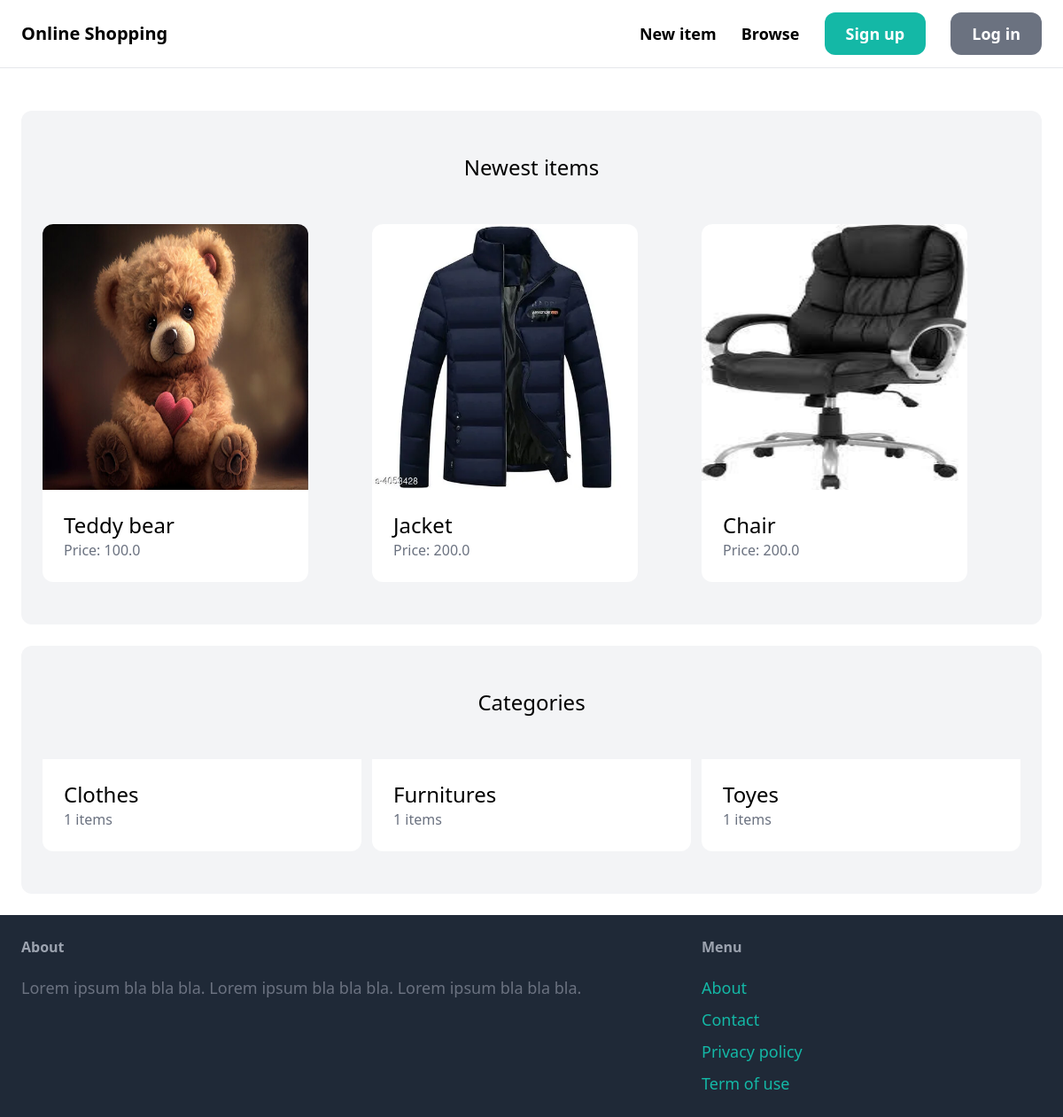
The page / on the database its author committed.
### item/models.py (models this page shows, shortened)
class Item(models.Model):
    category = models.ForeignKey(Category, related_name='items', on_delete=models.CASCADE)
    name = models.CharField(max_length=255)
    description = models.TextField(blank=True, null=True)
    price = models.FloatField()
    image = models.ImageField(upload_to='item_images', blank=True, null=True)
    is_sold = models.BooleanField(default=False)
    created_by = models.ForeignKey(User, related_name='items', on_delete=models.CASCADE)
    created_at = models.DateTimeField(auto_now_add=True)

class Category(models.Model):
    name = models.CharField(max_length=255)
    class Meta:
        ordering = ('name',)
        verbose_name_plural = 'Categories'

### core/views.py (the view)
# urls.py: path('', views.index, name='index'),
def index(request):
    items = Item.objects.filter(is_sold=False)[0:6]
    categories = Category.objects.all()
    return render(request, 'core/index.html', {
        'categories': categories,
        'items': items,
    })

### core/templates/core/index.html (shortened to what this page needs)
{% extends 'core/base.html' %}
{% block content %}
    <div class="mt-6 px-6 py-12 bg-gray-100 rounded-xl">
        <h2 class="mb-12 text-2xl text-center">Newest items</h2>
        <div class="grid grid-cols-3 gap-3">
            {% for item in items %}
                <div>
                    <a href="{% url 'item:detail' item.id %}">
                        <div>
                            <img src="{{ item.image.url }}" class="rounded-t-xl w-[300px] h-[300px]">
                        </div>
                        <div class="p-6 bg-white rounded-b-xl w-[300px]">
                            <h2 class="text-2xl">{{ item.name }}</h2>
                            <p class="text-gray-500">Price: {{ item.price }}</p>
                        </div>
                    </a>
                </div>
            {% endfor %}
        </div>
    </div>
    <div class="mt-6 px-6 py-12 bg-gray-100 rounded-xl">
        <h2 class="mb-12 text-2xl text-center">Categories</h2>
        <div class="grid grid-cols-3 gap-3">
            {% for category in categories %}
                <div>
                    <a href="#">
                        <div class="p-6 bg-white rounded-b-xl">
                            <h2 class="text-2xl">{{ category.name }}</h2>
                            <p class="text-gray-500">{{ category.items.count }} items</p>
                        </div>
                    </a>
                </div>
            {% endfor %}
        </div>
    </div>
{% endblock %}

### core/templates/core/base.html (shortened to what this page needs)
<!DOCTYPE html>
<html>
  <head>
    <script src="https://cdn.tailwindcss.com"></script>
  </head>
  <body>
    <nav
      class="px-6 py-6 flex justify-between items-center border-b border-gray-200"
    >
      <a href="/" class="text-xl font-semibold">Online Shopping</a>
      <div class="space-x-6">
        <a  href="{% url "item:new" %}" class="text-lg font-semibold hover:text-gray-500"
          >New item</a
        >
        <a href="{% url "item:items" %}" class="text-lg font-semibold hover:text-gray-500">Browse</a>
        {% if request.user.is_authenticated %}
            <a
              href="#"
              class="px-6 py-3 text-lg font-semibold bg-teal-500 text-white rounded-xl hover:bg-teal-700"
              >Inbox</a
            >
            <a
              href="{% url "dashboard:index" %}"
              class="px-6 py-3 text-lg font-semibold bg-gray-500 text-white rounded-xl hover:bg-gray-700"
              >Dashboard</a
            >
        {% else %}
            <a
              href="{% url "core:signup" %}"
              class="px-6 py-3 text-lg font-semibold bg-teal-500 text-white rounded-xl hover:bg-teal-700"
              >Sign up</a
            >
            <a
              href="{% url "core:login" %}"
              class="px-6 py-3 text-lg font-semibold bg-gray-500 text-white rounded-xl hover:bg-gray-700"
              >Log in</a
            >
        {% endif %}
      </div>
    </nav>
    <div class="px-6 py-6">{% block content %}{% endblock content %}</div>
    <footer class="py-6 px-6 flex justify-between bg-gray-800">
      <div class="w-2/3 pr-10">
        <h3 class="mb-5 font-semibold text-gray-400">About</h3>
        <p class="text-lg text-gray-500">
          Lorem ipsum bla bla bla. Lorem ipsum bla bla bla. Lorem ipsum bla bla
          bla.
        </p>
      </div>
      <div class="w-1/3">
        <h3 class="mb-5 font-semibold text-gray-400">Menu</h3>
        <ul class="space-y-2">
          <li>
            <a href="#" class="text-lg text-teal-500 hover:text-teal-700"
              >About</a
            >
          </li>
          <li>
            <a href="/contact" class="text-lg text-teal-500 hover:text-teal-700"
              >Contact</a
            >
          </li>
          <li>
            <a href="#" class="text-lg text-teal-500 hover:text-teal-700"
              >Privacy policy</a
            >
          </li>
          <li>
            <a href="#" class="text-lg text-teal-500 hover:text-teal-700"
              >Term of use</a
            >
          </li>
        </ul>
      </div>
    </footer>
  </body>
</html>

### rows shown on the page
Item: image (picture), name "Teddy bear", price "100.0"
Item: image (picture), name "Jacket", price "200.0"
Item: image (picture), name "Chair", price "200.0"
Category: name "Clothes", items.count "1"
Category: name "Furnitures", items.count "1"
Category: name "Toyes", items.count "1"
